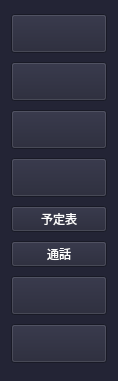
   <widget class="QWidget" name="verticalWidget" native="true">
    <property name="geometry">
     <rect>
      <x>0</x>
      <y>50</y>
      <width>81</width>
      <height>381</height>
     </rect>
    </property>
    <property name="styleSheet">
     <string notr="true">background-color: rgb(35, 36, 53);</string>
    </property>
    <layout class="QVBoxLayout" name="verticalLayout">
     <item>
      <widget class="QToolButton" name="toolButton">
       <property name="cursor">
        <cursorShape>PointingHandCursor</cursorShape>
       </property>
       <property name="styleSheet">
        <string notr="true">image: url(:/test/images/最新情報.png);
</string>
       </property>
       <property name="text">
        <string/>
       </property>
       <property name="iconSize">
        <size>
         <width>88</width>
         <height>32</height>
        </size>
       </property>
      </widget>
     </item>
     <item>
      <widget class="QToolButton" name="toolButton_5">
       <property name="cursor">
        <cursorShape>PointingHandCursor</cursorShape>
       </property>
       <property name="styleSheet">
        <string notr="true">image: url(:/test/images/チャット.png);</string>
       </property>
       <property name="text">
        <string/>
       </property>
       <property name="iconSize">
        <size>
         <width>88</width>
         <height>32</height>
        </size>
       </property>
      </widget>
     </item>
     <item>
      <widget class="QToolButton" name="toolButton_6">
       <property name="cursor">
        <cursorShape>PointingHandCursor</cursorShape>
       </property>
       <property name="styleSheet">
        <string notr="true">image: url(:/test/images/課題.png);</string>
       </property>
       <property name="text">
        <string/>
       </property>
       <property name="iconSize">
        <size>
         <width>88</width>
         <height>32</height>
        </size>
       </property>
      </widget>
     </item>
     <item>
      <widget class="QToolButton" name="toolButton_7">
       <property name="cursor">
        <cursorShape>PointingHandCursor</cursorShape>
       </property>
       <property name="styleSheet">
        <string notr="true">image: url(:/test/images/チーム.png);</string>
       </property>
       <property name="text">
        <string/>
       </property>
       <property name="iconSize">
        <size>
         <width>88</width>
         <height>32</height>
        </size>
       </property>
      </widget>
     </item>
     <item>
      <widget class="QPushButton" name="sidebutton5">
       <property name="cursor">
        <cursorShape>PointingHandCursor</cursorShape>
       </property>
       <property name="whatsThis">
        <string>&lt;html&gt;&lt;head/&gt;&lt;body&gt;&lt;p&gt;&lt;br/&gt;&lt;/p&gt;&lt;/body&gt;&lt;/html&gt;</string>
       </property>
       <property name="styleSheet">
        <string notr="true">font: 13pt &quot;.AppleSystemUIFont&quot;;
selection-background-color: rgb(53, 54, 95);
color : rgb(255, 255, 255)</string>
       </property>
       <property name="text">
        <string>予定表</string>
       </property>
      </widget>
     </item>
     <item>
      <widget class="QPushButton" name="sidebutton6">
       <property name="cursor">
        <cursorShape>PointingHandCursor</cursorShape>
       </property>
       <property name="styleSheet">
        <string notr="true">font: 13pt &quot;.AppleSystemUIFont&quot;;
color : rgb(255, 255, 255)</string>
       </property>
       <property name="text">
        <string>通話</string>
       </property>
      </widget>
     </item>
     <item>
      <widget class="QToolButton" name="toolButton_9">
       <property name="cursor">
        <cursorShape>PointingHandCursor</cursorShape>
       </property>
       <property name="styleSheet">
        <string notr="true">image: url(:/test/images/ファイル.png);</string>
       </property>
       <property name="text">
        <string/>
       </property>
       <property name="iconSize">
        <size>
         <width>88</width>
         <height>32</height>
        </size>
       </property>
      </widget>
     </item>
     <item>
      <widget class="QToolButton" name="toolButton_8">
       <property name="cursor">
        <cursorShape>PointingHandCursor</cursorShape>
       </property>
       <property name="styleSheet">
        <string notr="true">image: url(:/test/images/その他.png);</string>
       </property>
       <property name="text">
        <string/>
       </property>
       <property name="iconSize">
        <size>
         <width>88</width>
         <height>32</height>
        </size>
       </property>
      </widget>
     </item>
    </layout>
   </widget>
